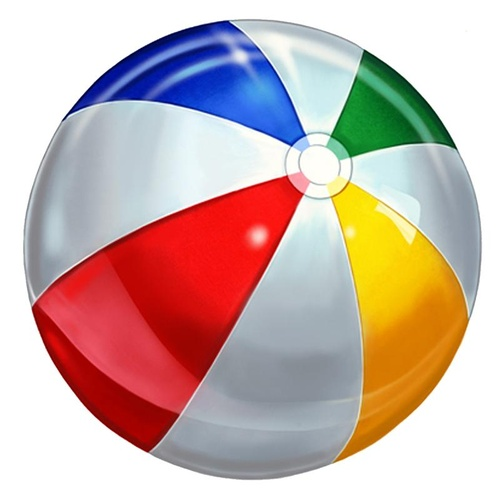
%> input picture computer_vision/cv1/ball.jpg, 500 x 500 px, shrunk from 800 x 800 before the run
$ octave ball.m   (GNU Octave 9; MATLAB toolbox functions it lacks are replaced by stand-ins)
%> lines starting %> are read from the running program, lines starting %| are printed output that depends on the picture
% ---------------------------------------
%  Setup array of numFrames images
% ---------------------------------------
% implay uses 20fps by default
FPS = 60;
% time for one loop to complete
speed = 1;
% determine statically the number of frames
% for constant speed and constant fps
numFrames = ceil(FPS*speed);
A = imread('ball.jpg', 'jpg');
%> A is the input picture: size 500x500x3 uint8; mean R, G, B 201.9, 177.4, 171
maskA = imread('ball_mask.jpg', 'jpg');
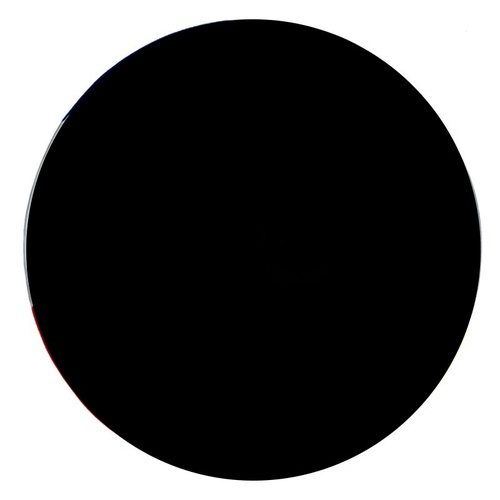
%> input picture computer_vision/cv1/ball_mask.jpg, 500 x 500 px, shrunk from 800 x 800 before the run
%> maskA is the input picture: size 500x500x3 uint8; mean R, G, B 86.4, 86.3, 86.4
bg = imread('beach.jpg', 'jpg');
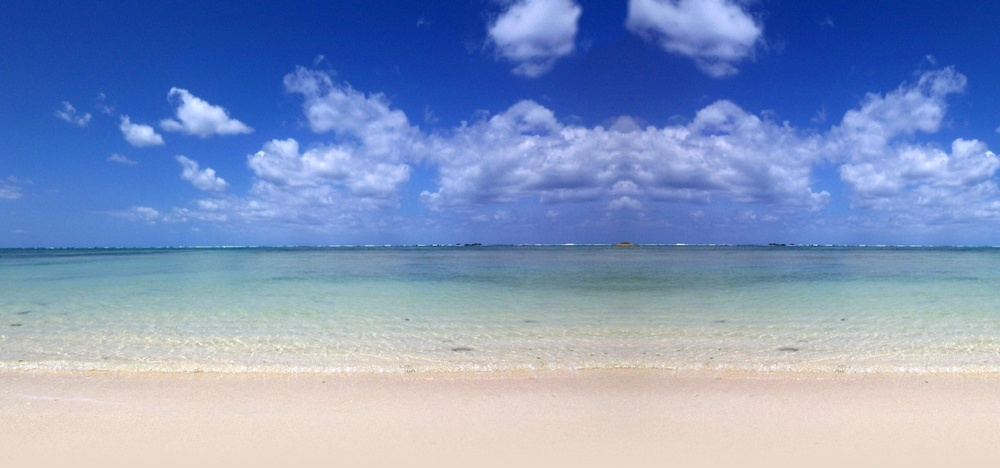
%> input picture computer_vision/cv1/beach.jpg, 1000 x 468 px, shrunk from 1600 x 749 before the run
%> bg is the input picture: size 468x1000x3 uint8; mean R, G, B 130.6, 151, 192.4
images = uint8(zeros(size(bg,1),size(bg,2),3,numFrames));
interpol = 'cubic'; %nearest/linear

% ---------------------------------------
%  Transformation
% ---------------------------------------
A = A-maskA;
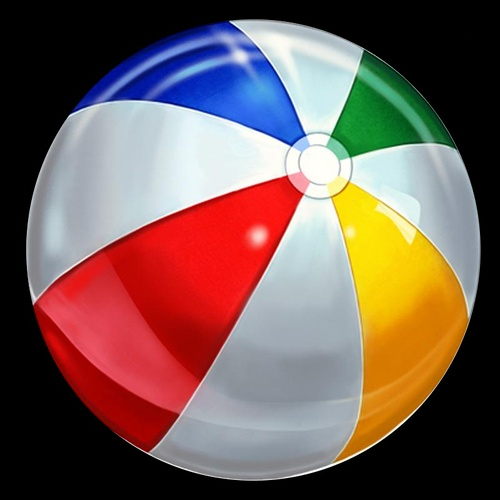
%> A: size 500x500x3 uint8; mean R, G, B 115.5, 91.1, 84.6
% Y = zeros(1,numFrames); %debug
% X = zeros(1,numFrames); %debug
for i = 1:numFrames
    % ------ Scale the ball
    sx = 1/4;
    sy = 1/4;
    sform=[  sx  0 0
             0  sy 0
             0   0 1 ];
    sf = affine2d(sform);
    [B, RB] = imwarp(A, sf, 'FillValues', 0, 'Interp', interpol);    % black bg
    maskB = imwarp(maskA, sf, 'FillValues', 255, 'Interp', interpol);% white bg

     % ------ Perform translation of image at 0,0
    tx = - size(B,2)/2;
    ty = - size(B,1)/2;
    tform=[  1    0  0
             0    1  0
             tx  ty  1 ];
    tf = affine2d(tform);
%> (the run ends here)
